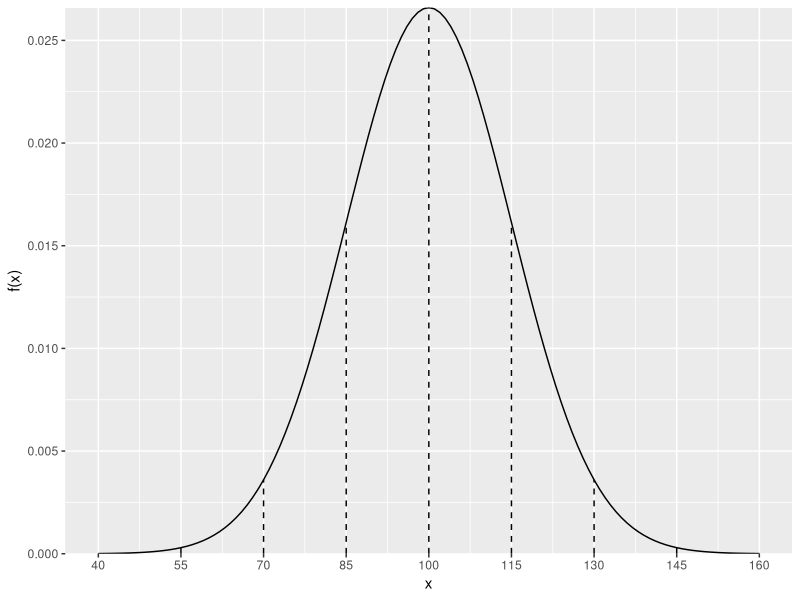
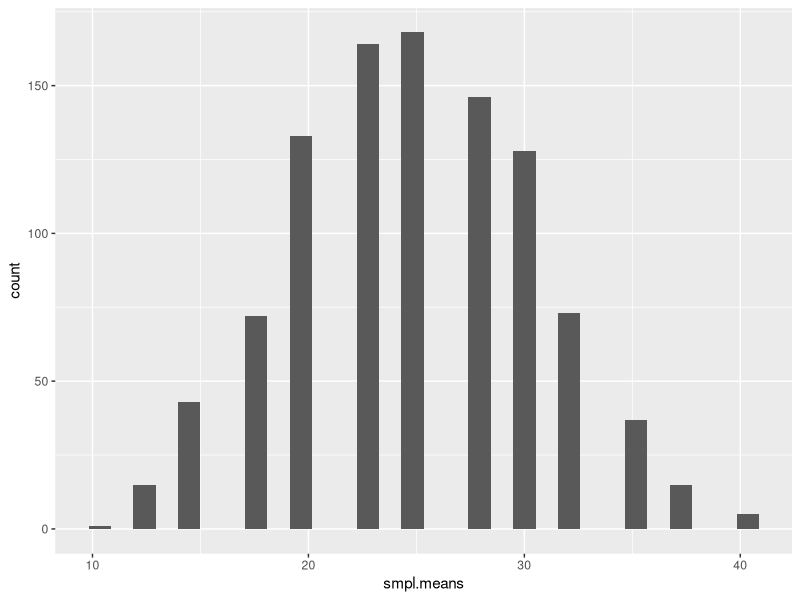
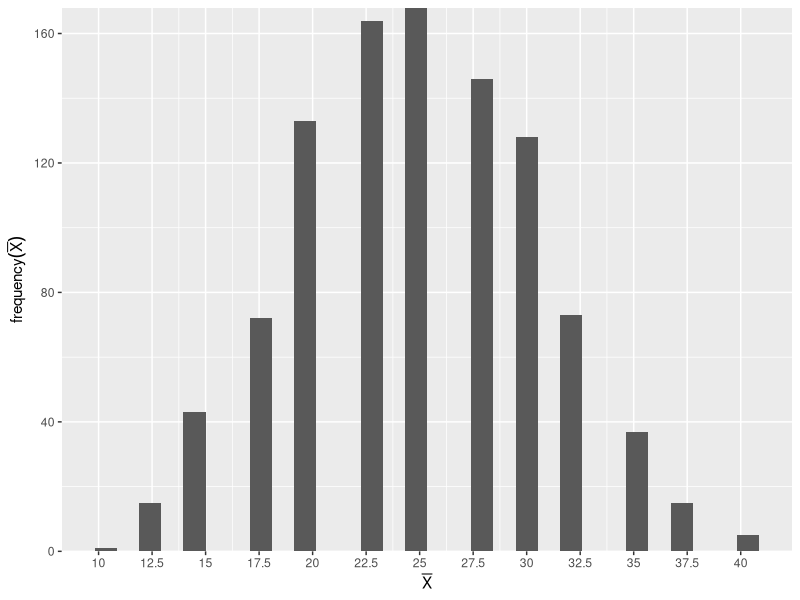

Write the R code that produced these figures, in order.
## ---- chunk 1
knitr::opts_chunk$set(echo = TRUE)
## ---- chunk 2
library(ggplot2)
## ---- chunk 3
x.values <- seq(40, 160, 1)
x.sd.values <- seq(40, 160, 15)
x.zeros.values <- rep(0, 9)

ggplot(data = NULL, aes(x = x.values, y = dnorm(x.values, 100, 15))) +
  geom_line() +
  labs(x = "x", y = "f(x)") + 
  scale_x_continuous(breaks = x.sd.values, labels = x.sd.values) +
  geom_segment((
      aes( x = x.sd.values, y = x.zeros.values, xend = x.sd.values, yend = dnorm(x.sd.values, m = 100, s = 15))
              ), linetype = "dashed") +
  scale_y_continuous( expand = c( 0,0))
## ---- chunk 4
library(ggplot2)

#population
values <- c( 10,20,30,40)
#probabilities
probabilities <- c( 1/4, 1/4, 1/4, 1/4)
#store sample means
smpl.means <- NULL

set.seed( 123)

for( i in 1: 1000)
{ 
  #generate sample
  smpl <- sample( x = values, prob = probabilities, size = 4, replace = TRUE) 
  #append to vector - mean of the above sample
  smpl.means <- append( smpl.means, mean( smpl)) 
}

#Histogram - Normal distribution
ggplot( NULL, aes( x = smpl.means)) + 
  geom_histogram()

#unique values - for x-axis labeling
m.values <-round( unique( smpl.means), 2)


ggplot( NULL, aes( x = smpl.means)) + 
  geom_histogram() + 
  scale_x_continuous( breaks = m.values, label = m.values) + 
  scale_y_continuous( expand = c( 0,0)) + 
  labs( x = expression( bar( X)), y = expression (frequency( bar( X))))


